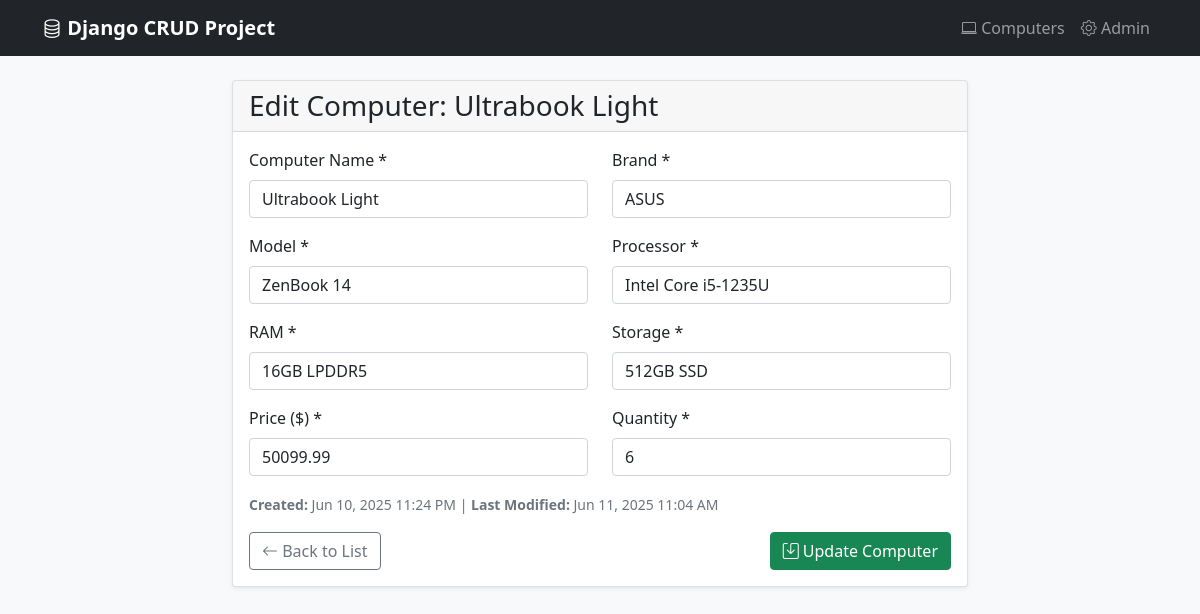
The app's page /computers/edit/8/, older data.
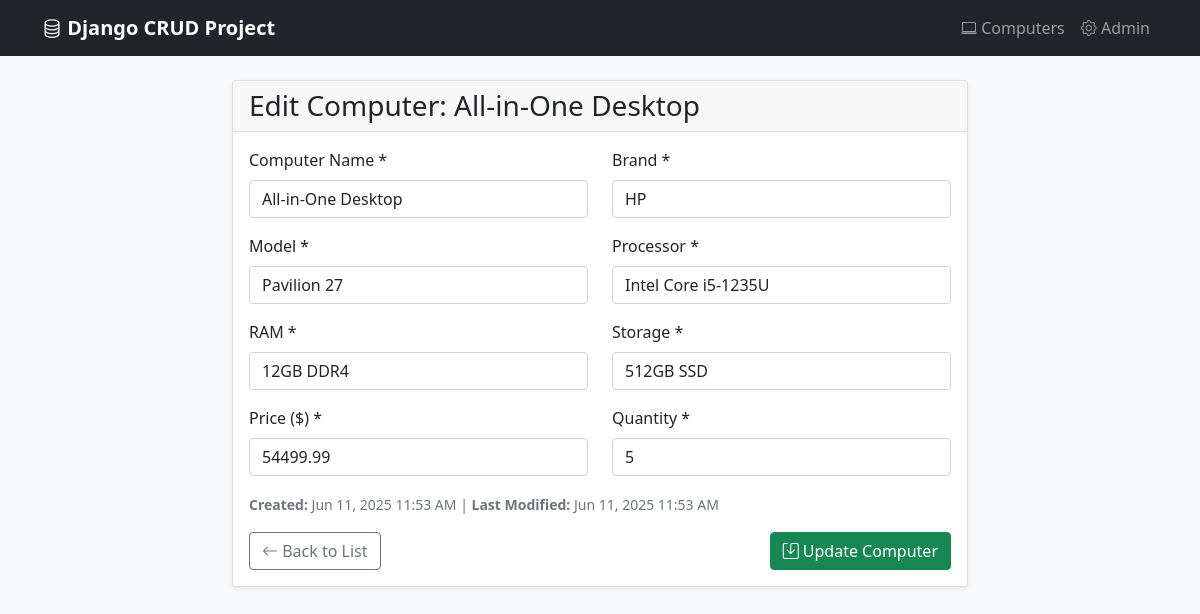
The same page, newer data.
### computerstockapp/models.py (models this page shows, shortened)
class ComputerStock(models.Model):
    computer_name = models.CharField(max_length=100)
    brand = models.CharField(max_length=50)
    model = models.CharField(max_length=50)
    processor = models.CharField(max_length=100)
    ram = models.CharField(max_length=20)
    storage = models.CharField(max_length=50)
    price = models.DecimalField(max_digits=10, decimal_places=2)
    quantity = models.IntegerField()
    is_archived = models.BooleanField(default=False)
    date_added = models.DateTimeField(auto_now_add=True)
    date_modified = models.DateTimeField(auto_now=True)
    class Meta:
        ordering = ['-date_added']

### computerstockapp/views.py (the view, shortened to what this page needs)
# urls.py: path('edit/<int:computer_id>/', views.edit_computer, name='edit_computer'),
def edit_computer(request, computer_id):
    computer = get_object_or_404(ComputerStock, id=computer_id)
    return render(request, 'computerstockapp/edit_computer.html', {'computer': computer})

### computerstockapp/templates/computerstockapp/edit_computer.html (shortened to what the changed rows need)
{% extends 'base.html' %}
{% load static %}
{% load tz %}
{% block content %}
<div class="container mt-4">
    <div class="row justify-content-center">
        <div class="col-md-8">
            <div class="card">
                <div class="card-header">
                    <h3 class="mb-0">Edit Computer: {{ computer.computer_name }}</h3>
                </div>
                <div class="card-body">
                    <form method="post" class="needs-validation" novalidate>
                        <div class="row">
                            <div class="col-md-6 mb-3">
                                <label for="computer_name" class="form-label">Computer Name *</label>
                                <input type="text" class="form-control" id="computer_name" name="computer_name" value="{{ computer.computer_name }}" required>
                            </div>
                            <div class="col-md-6 mb-3">
                                <label for="brand" class="form-label">Brand *</label>
                                <input type="text" class="form-control" id="brand" name="brand" value="{{ computer.brand }}" required>
                            </div>
                        </div>
                        <div class="row">
                            <div class="col-md-6 mb-3">
                                <label for="model" class="form-label">Model *</label>
                                <input type="text" class="form-control" id="model" name="model" value="{{ computer.model }}" required>
                            </div>
                            <div class="col-md-6 mb-3">
                                <label for="processor" class="form-label">Processor *</label>
                                <input type="text" class="form-control" id="processor" name="processor" value="{{ computer.processor }}" required>
                            </div>
                        </div>
                        <div class="row">
                            <div class="col-md-6 mb-3">
                                <label for="ram" class="form-label">RAM *</label>
                                <input type="text" class="form-control" id="ram" name="ram" value="{{ computer.ram }}" required>
                            </div>
                            <div class="col-md-6 mb-3">
                                <label for="storage" class="form-label">Storage *</label>
                                <input type="text" class="form-control" id="storage" name="storage" value="{{ computer.storage }}" required>
                            </div>
                        </div>
                        <div class="row">
                            <div class="col-md-6 mb-3">
                                <label for="price" class="form-label">Price ($) *</label>
                                <input type="number" step="0.01" class="form-control" id="price" name="price" value="{{ computer.price }}" required>
                            </div>
                            <div class="col-md-6 mb-3">
                                <label for="quantity" class="form-label">Quantity *</label>
                                <input type="number" class="form-control" id="quantity" name="quantity" value="{{ computer.quantity }}" min="0" required>
                            </div>
                        </div>                        <div class="mb-3">
                            <small class="text-muted">
                                <strong>Created:</strong> {{ computer.date_added|localtime|date:"M d, Y g:i A" }} |
                                <strong>Last Modified:</strong> {{ computer.date_modified|localtime|date:"M d, Y g:i A" }}
                            </small>
                        </div>
                    </form>
                </div>
            </div>
        </div>
    </div>
</div>
{% endblock %}

Row changes from the older to the newer data that the page shows:
changed ComputerStock "Intel Core i5-1235U": computer_name "Ultrabook Light" → "All-in-One Desktop"; brand "ASUS" → "HP"; model "ZenBook 14" → "Pavilion 27"; ram "16GB LPDDR5" → "12GB DDR4"; price "50099.99" → "54499.99"; quantity "6" → "5"; date_added "Jun 10, 2025 11:24 PM" → "Jun 11, 2025 11:53 AM"; date_modified "Jun 11, 2025 11:04 AM" → "Jun 11, 2025 11:53 AM"
